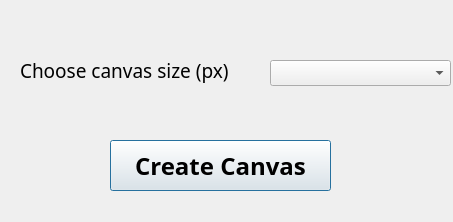
<?xml version="1.0" encoding="UTF-8"?>
<ui version="4.0">
 <class>IntroDialog</class>
 <widget class="QDialog" name="IntroDialog">
  <property name="geometry">
   <rect>
    <x>0</x>
    <y>0</y>
    <width>453</width>
    <height>222</height>
   </rect>
  </property>
  <property name="windowTitle">
   <string>Dialog</string>
  </property>
  <widget class="QLabel" name="label">
   <property name="geometry">
    <rect>
     <x>20</x>
     <y>20</y>
     <width>231</width>
     <height>101</height>
    </rect>
   </property>
   <property name="font">
    <font>
     <family>Century Gothic</family>
     <pointsize>14</pointsize>
    </font>
   </property>
   <property name="text">
    <string>Choose canvas size (px)</string>
   </property>
  </widget>
  <widget class="QComboBox" name="comboBox">
   <property name="geometry">
    <rect>
     <x>270</x>
     <y>60</y>
     <width>181</width>
     <height>26</height>
    </rect>
   </property>
   <property name="font">
    <font>
     <pointsize>18</pointsize>
    </font>
   </property>
  </widget>
  <widget class="QPushButton" name="pushButton">
   <property name="geometry">
    <rect>
     <x>110</x>
     <y>140</y>
     <width>221</width>
     <height>51</height>
    </rect>
   </property>
   <property name="font">
    <font>
     <family>Century Gothic</family>
     <pointsize>18</pointsize>
     <weight>75</weight>
     <italic>false</italic>
     <bold>true</bold>
     <underline>false</underline>
     <strikeout>false</strikeout>
     <stylestrategy>PreferDefault</stylestrategy>
    </font>
   </property>
   <property name="text">
    <string>Create Canvas</string>
   </property>
  </widget>
 </widget>
 <resources/>
 <connections/>
</ui>
